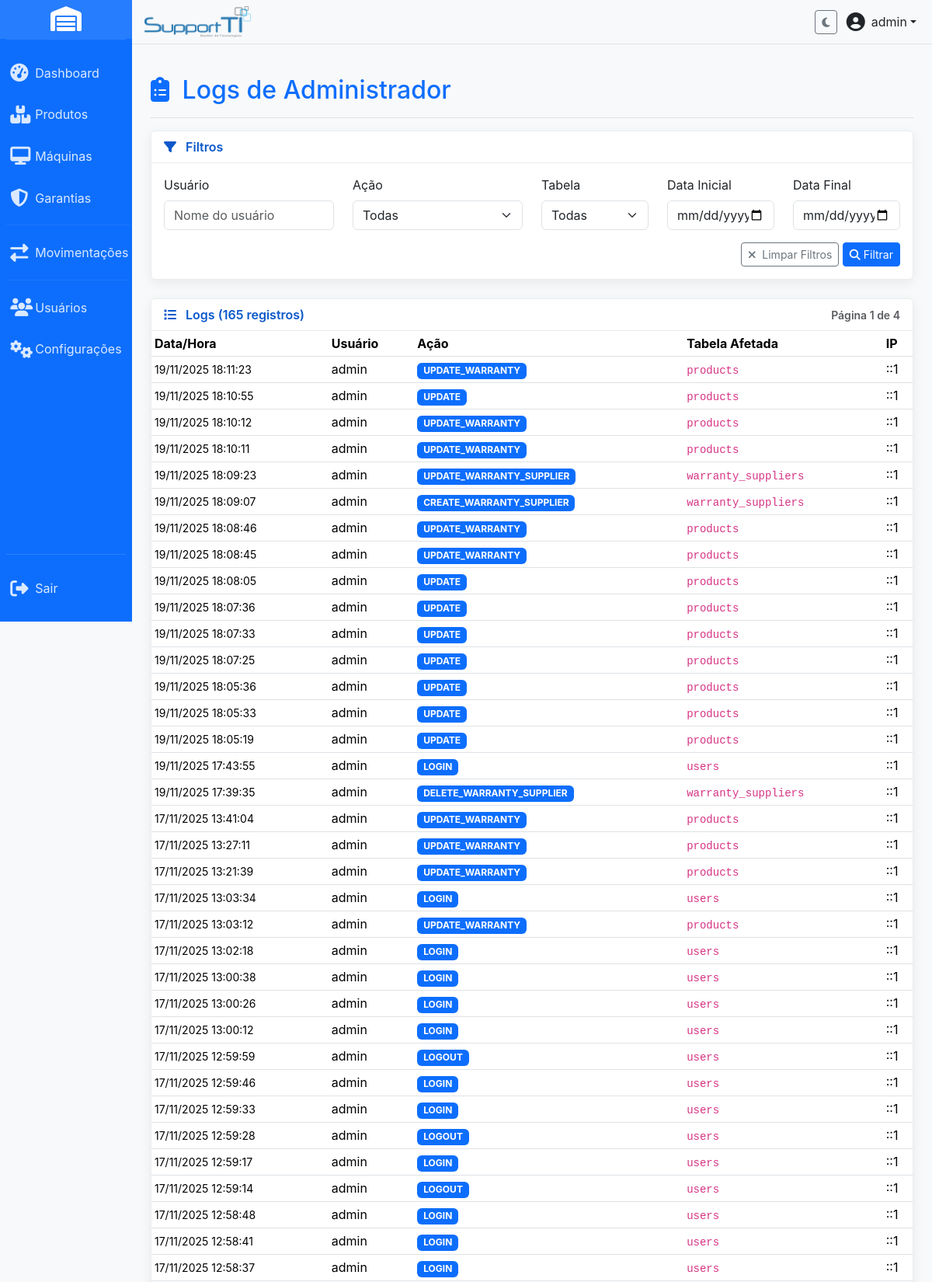
/admin_logs.php (signed in, upper part), run on the app's committed database.
### tables this page shows
CREATE TABLE IF NOT EXISTS `admin_logs` (
  `id` int(11) NOT NULL AUTO_INCREMENT,
  `user_id` int(11) DEFAULT NULL,
  `action` varchar(255) NOT NULL,
  `table_name` varchar(100) DEFAULT NULL,
  `record_id` int(11) DEFAULT NULL,
  `ip_address` varchar(45) DEFAULT NULL,
  `user_agent` text DEFAULT NULL,
  `old_values` text DEFAULT NULL,
  `new_values` text DEFAULT NULL,
  `details` text DEFAULT NULL,
  `timestamp` timestamp NOT NULL DEFAULT current_timestamp(),
  PRIMARY KEY (`id`),
  KEY `user_id` (`user_id`)
);

CREATE TABLE IF NOT EXISTS `users` (
  `id` int(11) NOT NULL AUTO_INCREMENT,
  `username` varchar(50) NOT NULL,
  `password` varchar(255) NOT NULL,
  `email` varchar(100) NOT NULL,
  `role` varchar(20) DEFAULT 'user',
  `full_name` varchar(255) DEFAULT NULL,
  `avatar` varchar(255) DEFAULT NULL,
  `last_login` timestamp NULL DEFAULT NULL,
  `reset_token` varchar(64) DEFAULT NULL,
  `reset_token_expires_at` datetime DEFAULT NULL,
  `created_at` timestamp NOT NULL DEFAULT current_timestamp(),
  `updated_at` timestamp NOT NULL DEFAULT current_timestamp() ON UPDATE current_timestamp(),
  `theme` varchar(50) DEFAULT 'blue',
  PRIMARY KEY (`id`),
  UNIQUE KEY `username` (`username`),
  UNIQUE KEY `email` (`email`)
);

### admin_logs.php (the view, shortened to what this page needs)
<?php
$filter_user = $_GET['user'] ?? '';
$filter_date_from = $_GET['date_from'] ?? '';
$filter_date_to = $_GET['date_to'] ?? '';
$page = max(1, intval($_GET['page'] ?? 1));
$per_page = 50;
$offset = ($page - 1) * $per_page;
try {
    $pdo = getConnection();
    $where_conditions = [];
    $params = [];
    $where_clause = !empty($where_conditions) ? 'WHERE ' . implode(' AND ', $where_conditions) : '';
    $count_query = "
        SELECT COUNT(*) as total
        FROM admin_logs al
        LEFT JOIN users u ON al.user_id = u.id
        {$where_clause}
    ";
    $count_stmt = $pdo->prepare($count_query);
    $count_stmt->execute($params);
    $total_records = $count_stmt->fetch()['total'];
    $total_pages = ceil($total_records / $per_page);
    $logs_query = "
        SELECT
            al.*,
            u.username
        FROM admin_logs al
        LEFT JOIN users u ON al.user_id = u.id
        {$where_clause}
        ORDER BY al.timestamp DESC
        LIMIT {$per_page} OFFSET {$offset}
    ";
    $logs_stmt = $pdo->prepare($logs_query);
    $logs_stmt->execute($params);
    $logs = $logs_stmt->fetchAll();
} catch (PDOException $e) {
    $error_message = 'Erro ao carregar dados: ' . $e->getMessage();
    $logs = [];
    $actions_list = [];
    $tables_list = [];
    $total_records = 0;
    $total_pages = 0;
}
?>
<?php include 'includes/header.php'; ?>
<div class="d-flex justify-content-between flex-wrap flex-md-nowrap align-items-center pt-3 pb-2 mb-3 border-bottom">
    <h1 class="h2 text-primary-custom">
        <i class="fas fa-clipboard-list me-2"></i>
        Logs de Administrador
    </h1>
</div>
<div class="card card-custom mb-4">
    <div class="card-header card-header-custom">
        <i class="fas fa-filter me-2"></i>
        Filtros
    </div>
    <div class="card-body">
        <form method="GET" action="">
            <div class="row">
                <div class="col-md-3">
                    <label for="user" class="form-label form-label-custom">Usuário</label>
                    <input type="text" class="form-control form-control-custom" id="user" name="user" value="<?php echo htmlspecialchars($filter_user); ?>" placeholder="Nome do usuário">
                </div>
                <div class="col-md-3">
                    <label for="action" class="form-label form-label-custom">Ação</label>
                    <select class="form-select form-control-custom" id="action" name="action">
                        <option value="">Todas</option>
                    </select>
                </div>
                <div class="col-md-2">
                    <label for="table" class="form-label form-label-custom">Tabela</label>
                    <select class="form-select form-control-custom" id="table" name="table">
                        <option value="">Todas</option>
                    </select>
                </div>
                <div class="col-md-2">
                    <label for="date_from" class="form-label form-label-custom">Data Inicial</label>
                    <input type="date" class="form-control form-control-custom" id="date_from" name="date_from" value="<?php echo htmlspecialchars($filter_date_from); ?>">
                </div>
                <div class="col-md-2">
                    <label for="date_to" class="form-label form-label-custom">Data Final</label>
                    <input type="date" class="form-control form-control-custom" id="date_to" name="date_to" value="<?php echo htmlspecialchars($filter_date_to); ?>">
                </div>
            </div>
            <div class="row mt-3">
                 <div class="col-12 text-end">
                    <a href="admin_logs.php" class="btn btn-sm btn-outline-secondary">
                        <i class="fas fa-times me-1"></i>
                        Limpar Filtros
                    </a>
                    <button type="submit" class="btn btn-sm btn-primary-custom">
                        <i class="fas fa-search"></i>
                        Filtrar
                    </button>
                </div>
            </div>
        </form>
    </div>
</div>
<div class="card card-custom">
    <div class="card-header card-header-custom d-flex justify-content-between align-items-center">
        <span>
            <i class="fas fa-list me-2"></i>
            Logs (<?php echo number_format($total_records); ?> registros)
        </span>
        <?php if ($total_pages > 1): ?>
            <small class="text-muted">Página <?php echo $page; ?> de <?php echo $total_pages; ?></small>
        <?php endif; ?>
    </div>
    <div class="card-body p-0">
        <?php if (empty($logs)): ?>
            <div class="text-center text-muted py-4">
                <p>Nenhum log encontrado com os filtros aplicados.</p>
            </div>
        <?php else: ?>
            <div class="table-responsive">
                <table class="table table-hover table-sm mb-0">
                    <thead class="table-header-custom">
                        <tr>
                            <th>Data/Hora</th>
                            <th>Usuário</th>
                            <th>Ação</th>
                            <th>Tabela Afetada</th>
                            <th>IP</th>
                        </tr>
                    </thead>
                    <tbody>
                    <?php foreach ($logs as $log): ?>
                        <tr>
                            <td><small><?php echo date('d/m/Y H:i:s', strtotime($log['timestamp'])); ?></small></td>
                            <td><?php echo htmlspecialchars($log['username'] ?? 'Sistema'); ?></td>
                            <td><span class="badge bg-primary"><?php echo htmlspecialchars($log['action']); ?></span></td>
                            <td><code><?php echo htmlspecialchars($log['table_name'] ?? 'N/A'); ?></code></td>
                            <td><?php echo htmlspecialchars($log['ip_address'] ?? 'N/A'); ?></td>
                        </tr>
                    <?php endforeach; ?>
                    </tbody>
                </table>
            </div>
        <?php endif; ?>
    </div>
</div>
<?php include 'includes/footer.php'; ?>

### CSS/custom.css (style rules this page uses)
:root { --primary-color: #0d6efd; --primary-dark: #0a58ca; --primary-light: #3b82f6; --secondary-color: #6c757d; --accent-color: #ffffff; --light-bg: #f8f9fa; --text-light: #ffffff; --text-dark: #212529; --border-color: #e9ecef; --hover-color: rgba(255, 255, 255, 0.1); --active-color: #0b5ed7; --border-radius-base: 0.375rem; --box-shadow-base: 0 4px 15px rgba(0, 0, 0, 0.07); --sidebar-width: 170px; --sidebar-collapsed-width: 80px; --transition-speed: 0.3s; }
body { background-color: var(--light-bg); font-family: -apple-system, BlinkMacSystemFont, "Segoe UI", Roboto, "Helvetica Neue", Arial, sans-serif; color: var(--text-dark); overflow-x: hidden; }
.btn-primary-custom { background-color: var(--primary-color); border-color: var(--primary-color); color: var(--text-light); }
.text-primary-custom { color: var(--primary-color) !important; }
.card-custom { border: 1px solid var(--border-color); border-radius: var(--border-radius-base); box-shadow: var(--box-shadow-base); }
.card-header-custom { background-color: #fff; border-bottom: 1px solid var(--border-color); font-weight: 600; color: var(--primary-dark); }

### data on the page
admin_logs: timestamp "19/11/2025 18:11:23", user.username "admin", action "UPDATE_WARRANTY", table_name "products", ip_address "::1"
admin_logs: timestamp "19/11/2025 18:10:55", user.username "admin", action "UPDATE", table_name "products", ip_address "::1"
admin_logs: timestamp "19/11/2025 18:10:12", user.username "admin", action "UPDATE_WARRANTY", table_name "products", ip_address "::1"
admin_logs: timestamp "19/11/2025 18:10:11", user.username "admin", action "UPDATE_WARRANTY", table_name "products", ip_address "::1"
admin_logs: timestamp "19/11/2025 18:09:23", user.username "admin", action "UPDATE_WARRANTY_SUPPLIER", table_name "warranty_suppliers", ip_address "::1"
admin_logs: timestamp "19/11/2025 18:09:07", user.username "admin", action "CREATE_WARRANTY_SUPPLIER", table_name "warranty_suppliers", ip_address "::1"
admin_logs: timestamp "19/11/2025 18:08:46", user.username "admin", action "UPDATE_WARRANTY", table_name "products", ip_address "::1"
admin_logs: timestamp "19/11/2025 18:08:45", user.username "admin", action "UPDATE_WARRANTY", table_name "products", ip_address "::1"
admin_logs: timestamp "19/11/2025 18:08:05", user.username "admin", action "UPDATE", table_name "products", ip_address "::1"
admin_logs: timestamp "19/11/2025 18:07:36", user.username "admin", action "UPDATE", table_name "products", ip_address "::1"
admin_logs: timestamp "19/11/2025 18:07:33", user.username "admin", action "UPDATE", table_name "products", ip_address "::1"
admin_logs: timestamp "19/11/2025 18:07:25", user.username "admin", action "UPDATE", table_name "products", ip_address "::1"
admin_logs: timestamp "19/11/2025 18:05:36", user.username "admin", action "UPDATE", table_name "products", ip_address "::1"
admin_logs: timestamp "19/11/2025 18:05:33", user.username "admin", action "UPDATE", table_name "products", ip_address "::1"
admin_logs: timestamp "19/11/2025 18:05:19", user.username "admin", action "UPDATE", table_name "products", ip_address "::1"
admin_logs: timestamp "19/11/2025 17:43:55", user.username "admin", action "LOGIN", table_name "users", ip_address "::1"
admin_logs: timestamp "19/11/2025 17:39:35", user.username "admin", action "DELETE_WARRANTY_SUPPLIER", table_name "warranty_suppliers", ip_address "::1"
admin_logs: timestamp "17/11/2025 13:41:04", user.username "admin", action "UPDATE_WARRANTY", table_name "products", ip_address "::1"
admin_logs: timestamp "17/11/2025 13:27:11", user.username "admin", action "UPDATE_WARRANTY", table_name "products", ip_address "::1"
admin_logs: timestamp "17/11/2025 13:21:39", user.username "admin", action "UPDATE_WARRANTY", table_name "products", ip_address "::1"
admin_logs: timestamp "17/11/2025 13:03:34", user.username "admin", action "LOGIN", table_name "users", ip_address "::1"
admin_logs: timestamp "17/11/2025 13:03:12", user.username "admin", action "UPDATE_WARRANTY", table_name "products", ip_address "::1"
admin_logs: timestamp "17/11/2025 13:02:18", user.username "admin", action "LOGIN", table_name "users", ip_address "::1"
admin_logs: timestamp "17/11/2025 13:00:38", user.username "admin", action "LOGIN", table_name "users", ip_address "::1"
admin_logs: timestamp "17/11/2025 13:00:26", user.username "admin", action "LOGIN", table_name "users", ip_address "::1"
admin_logs: timestamp "17/11/2025 13:00:12", user.username "admin", action "LOGIN", table_name "users", ip_address "::1"
admin_logs: timestamp "17/11/2025 12:59:59", user.username "admin", action "LOGOUT", table_name "users", ip_address "::1"
admin_logs: timestamp "17/11/2025 12:59:46", user.username "admin", action "LOGIN", table_name "users", ip_address "::1"
admin_logs: timestamp "17/11/2025 12:59:33", user.username "admin", action "LOGIN", table_name "users", ip_address "::1"
admin_logs: timestamp "17/11/2025 12:59:28", user.username "admin", action "LOGOUT", table_name "users", ip_address "::1"
admin_logs: timestamp "17/11/2025 12:59:17", user.username "admin", action "LOGIN", table_name "users", ip_address "::1"
admin_logs: timestamp "17/11/2025 12:59:14", user.username "admin", action "LOGOUT", table_name "users", ip_address "::1"
admin_logs: timestamp "17/11/2025 12:58:48", user.username "admin", action "LOGIN", table_name "users", ip_address "::1"
admin_logs: timestamp "17/11/2025 12:58:41", user.username "admin", action "LOGIN", table_name "users", ip_address "::1"
admin_logs: timestamp "17/11/2025 12:58:37", user.username "admin", action "LOGIN", table_name "users", ip_address "::1"

### other printed values
$_SESSION["username"] "admin"
$total_records "165"
$page "1"
$total_pages "4"
